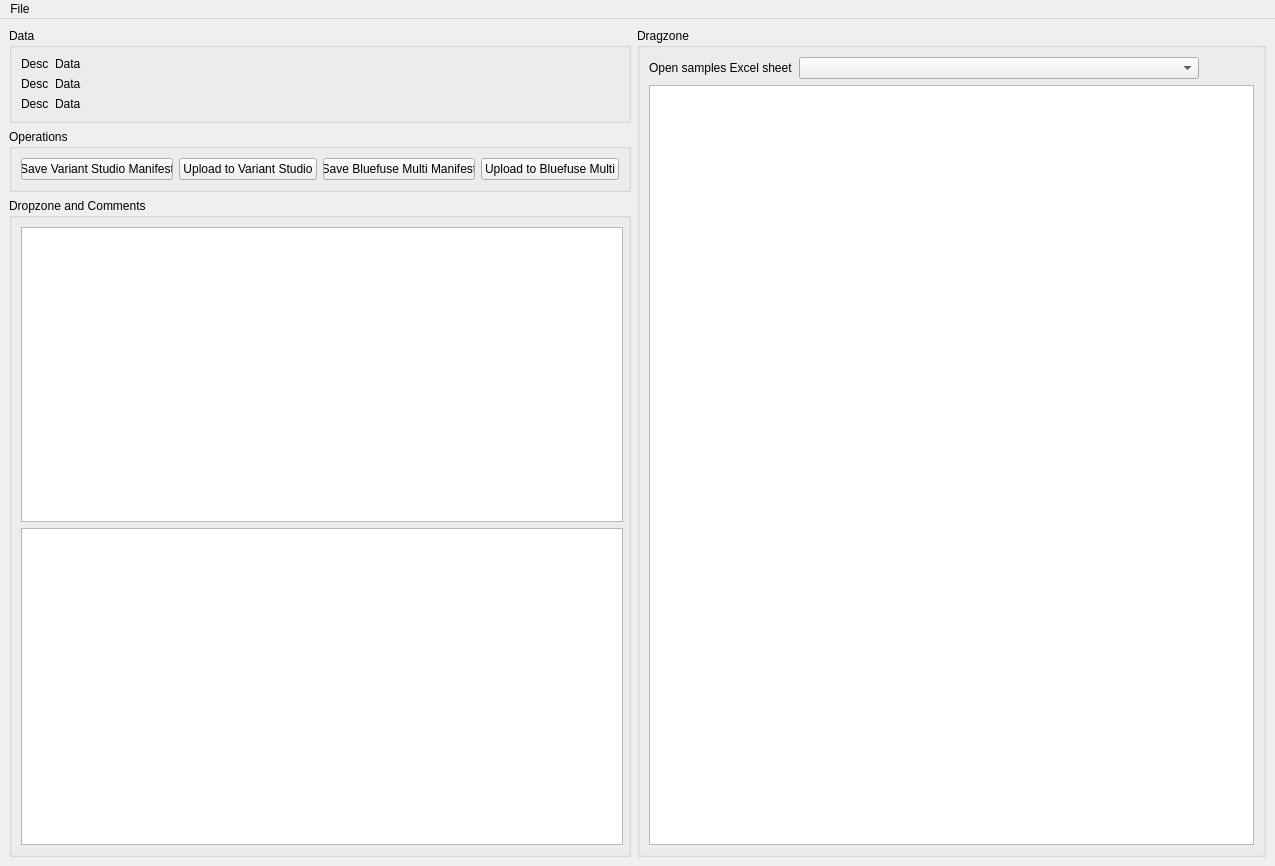
<?xml version="1.0" encoding="UTF-8"?>
<ui version="4.0">
 <class>MainWindow</class>
 <widget class="QMainWindow" name="MainWindow">
  <property name="geometry">
   <rect>
    <x>0</x>
    <y>0</y>
    <width>1275</width>
    <height>866</height>
   </rect>
  </property>
  <property name="windowTitle">
   <string>Array upload</string>
  </property>
  <widget class="QWidget" name="centralwidget">
   <layout class="QVBoxLayout" name="verticalLayout">
    <item>
     <layout class="QHBoxLayout" name="horizontalLayout">
      <item>
       <layout class="QVBoxLayout" name="verticalLayout_2">
        <item>
         <widget class="QGroupBox" name="groupBox_4">
          <property name="maximumSize">
           <size>
            <width>622</width>
            <height>16777215</height>
           </size>
          </property>
          <property name="title">
           <string>Data</string>
          </property>
          <layout class="QFormLayout" name="formLayout">
           <item row="0" column="0">
            <widget class="QLabel" name="label_d1">
             <property name="text">
              <string>Desc</string>
             </property>
            </widget>
           </item>
           <item row="0" column="1">
            <widget class="QLabel" name="label_d1_data">
             <property name="text">
              <string>Data</string>
             </property>
            </widget>
           </item>
           <item row="1" column="0">
            <widget class="QLabel" name="label_d2">
             <property name="text">
              <string>Desc</string>
             </property>
            </widget>
           </item>
           <item row="1" column="1">
            <widget class="QLabel" name="label_d2_data">
             <property name="text">
              <string>Data</string>
             </property>
            </widget>
           </item>
           <item row="2" column="0">
            <widget class="QLabel" name="label_d3">
             <property name="text">
              <string>Desc</string>
             </property>
            </widget>
           </item>
           <item row="2" column="1">
            <widget class="QLabel" name="label_d3_data">
             <property name="text">
              <string>Data</string>
             </property>
            </widget>
           </item>
          </layout>
         </widget>
        </item>
        <item>
         <widget class="QGroupBox" name="groupBox_2">
          <property name="maximumSize">
           <size>
            <width>622</width>
            <height>16777215</height>
           </size>
          </property>
          <property name="title">
           <string>Operations</string>
          </property>
          <layout class="QHBoxLayout" name="horizontalLayout_5">
           <item>
            <layout class="QHBoxLayout" name="horizontalLayout_3">
             <item>
              <widget class="QPushButton" name="pushButton_save_vsm">
               <property name="text">
                <string>Save Variant Studio Manifest</string>
               </property>
              </widget>
             </item>
             <item>
              <widget class="QPushButton" name="pushButton_up_vsm">
               <property name="text">
                <string>Upload to Variant Studio</string>
               </property>
              </widget>
             </item>
             <item>
              <widget class="QPushButton" name="pushButton_save_bf">
               <property name="text">
                <string>Save Bluefuse Multi Manifest</string>
               </property>
              </widget>
             </item>
             <item>
              <widget class="QPushButton" name="pushButton_up_bf">
               <property name="text">
                <string>Upload to Bluefuse Multi</string>
               </property>
              </widget>
             </item>
            </layout>
           </item>
          </layout>
         </widget>
        </item>
        <item>
         <widget class="QGroupBox" name="groupBox_3">
          <property name="maximumSize">
           <size>
            <width>622</width>
            <height>16777215</height>
           </size>
          </property>
          <property name="title">
           <string>Dropzone and Comments</string>
          </property>
          <layout class="QVBoxLayout" name="verticalLayout_5">
           <item>
            <widget class="QTableWidget" name="tableWidget_dropzone">
             <property name="minimumSize">
              <size>
               <width>602</width>
               <height>295</height>
              </size>
             </property>
             <property name="maximumSize">
              <size>
               <width>602</width>
               <height>295</height>
              </size>
             </property>
            </widget>
           </item>
           <item>
            <widget class="QTextEdit" name="textEdit_comment">
             <property name="minimumSize">
              <size>
               <width>602</width>
               <height>0</height>
              </size>
             </property>
             <property name="maximumSize">
              <size>
               <width>602</width>
               <height>16777215</height>
              </size>
             </property>
            </widget>
           </item>
          </layout>
         </widget>
        </item>
       </layout>
      </item>
      <item>
       <layout class="QVBoxLayout" name="verticalLayout_3">
        <item>
         <widget class="QGroupBox" name="groupBox">
          <property name="title">
           <string>Dragzone</string>
          </property>
          <layout class="QVBoxLayout" name="verticalLayout_4">
           <item>
            <layout class="QFormLayout" name="formLayout_2">
             <item row="0" column="0">
              <widget class="QLabel" name="label">
               <property name="text">
                <string>Open samples Excel sheet</string>
               </property>
              </widget>
             </item>
             <item row="0" column="1">
              <widget class="QComboBox" name="load_samples_comboBox">
               <property name="minimumSize">
                <size>
                 <width>200</width>
                 <height>0</height>
                </size>
               </property>
               <property name="maximumSize">
                <size>
                 <width>400</width>
                 <height>16777215</height>
                </size>
               </property>
              </widget>
             </item>
            </layout>
           </item>
           <item>
            <widget class="QTableWidget" name="tableWidget_XLS"/>
           </item>
          </layout>
         </widget>
        </item>
       </layout>
      </item>
     </layout>
    </item>
   </layout>
   <zorder></zorder>
   <zorder>verticalLayoutWidget</zorder>
   <zorder>textEdit_comment</zorder>
   <zorder></zorder>
   <zorder>label_2</zorder>
   <zorder>groupBox_2</zorder>
   <zorder>tableWidget_XLS</zorder>
   <zorder>verticalLayoutWidget_2</zorder>
   <zorder>label</zorder>
   <zorder></zorder>
  </widget>
  <widget class="QMenuBar" name="menubar">
   <property name="geometry">
    <rect>
     <x>0</x>
     <y>0</y>
     <width>1275</width>
     <height>21</height>
    </rect>
   </property>
   <widget class="QMenu" name="menuFile">
    <property name="title">
     <string>File</string>
    </property>
    <addaction name="actionPreferences"/>
    <addaction name="actionExit"/>
   </widget>
   <addaction name="menuFile"/>
  </widget>
  <action name="actionPreferences">
   <property name="text">
    <string>Preferences</string>
   </property>
  </action>
  <action name="actionExit">
   <property name="text">
    <string>Exit</string>
   </property>
  </action>
 </widget>
 <resources/>
 <connections/>
</ui>
